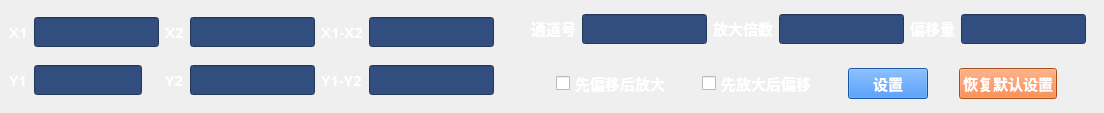
       <widget class="QFrame" name="horizontalFrame_2">
        <property name="sizePolicy">
         <sizepolicy hsizetype="Ignored" vsizetype="Ignored">
          <horstretch>0</horstretch>
          <verstretch>0</verstretch>
         </sizepolicy>
        </property>
        <layout class="QHBoxLayout" name="horizontalLayout_2" stretch="3,4">
         <property name="spacing">
          <number>10</number>
         </property>
         <property name="leftMargin">
          <number>0</number>
         </property>
         <property name="topMargin">
          <number>0</number>
         </property>
         <property name="rightMargin">
          <number>0</number>
         </property>
         <property name="bottomMargin">
          <number>0</number>
         </property>
         <item>
          <widget class="QFrame" name="gridFrame">
           <layout class="QGridLayout" name="gridLayout">
            <property name="topMargin">
             <number>5</number>
            </property>
            <property name="bottomMargin">
             <number>5</number>
            </property>
            <item row="1" column="1">
             <widget class="QLineEdit" name="lineEdit_5">
              <property name="sizePolicy">
               <sizepolicy hsizetype="Fixed" vsizetype="Fixed">
                <horstretch>0</horstretch>
                <verstretch>0</verstretch>
               </sizepolicy>
              </property>
              <property name="minimumSize">
               <size>
                <width>0</width>
                <height>30</height>
               </size>
              </property>
              <property name="styleSheet">
               <string>color: rgb(255, 255, 255);
background-color: rgb(50, 78, 126);</string>
              </property>
             </widget>
            </item>
            <item row="0" column="4">
             <widget class="QLabel" name="label_4">
              <property name="sizePolicy">
               <sizepolicy hsizetype="Fixed" vsizetype="Fixed">
                <horstretch>0</horstretch>
                <verstretch>0</verstretch>
               </sizepolicy>
              </property>
              <property name="font">
               <font>
                <family>Adobe 黑体 Std R</family>
                <pointsize>11</pointsize>
                <weight>75</weight>
                <bold>true</bold>
               </font>
              </property>
              <property name="styleSheet">
               <string notr="true">color: rgb(255, 255, 255);</string>
              </property>
              <property name="text">
               <string>X1-X2</string>
              </property>
             </widget>
            </item>
            <item row="1" column="5">
             <widget class="QLineEdit" name="lineEdit_7">
              <property name="sizePolicy">
               <sizepolicy hsizetype="Fixed" vsizetype="Fixed">
                <horstretch>0</horstretch>
                <verstretch>0</verstretch>
               </sizepolicy>
              </property>
              <property name="minimumSize">
               <size>
                <width>0</width>
                <height>30</height>
               </size>
              </property>
              <property name="font">
               <font>
                <family>Adobe 黑体 Std R</family>
                <weight>75</weight>
                <bold>true</bold>
               </font>
              </property>
              <property name="styleSheet">
               <string notr="true">color: rgb(255, 255, 255);
background-color: rgb(50, 78, 126);</string>
              </property>
             </widget>
            </item>
            <item row="0" column="2">
             <widget class="QLabel" name="label_3">
              <property name="sizePolicy">
               <sizepolicy hsizetype="Fixed" vsizetype="Fixed">
                <horstretch>0</horstretch>
                <verstretch>0</verstretch>
               </sizepolicy>
              </property>
              <property name="font">
               <font>
                <family>Adobe 黑体 Std R</family>
                <pointsize>11</pointsize>
                <weight>75</weight>
                <bold>true</bold>
               </font>
              </property>
              <property name="styleSheet">
               <string notr="true">color: rgb(255, 255, 255);</string>
              </property>
              <property name="text">
               <string>X2</string>
              </property>
             </widget>
            </item>
            <item row="1" column="3">
             <widget class="QLineEdit" name="lineEdit_6">
              <property name="sizePolicy">
               <sizepolicy hsizetype="Fixed" vsizetype="Fixed">
                <horstretch>0</horstretch>
                <verstretch>0</verstretch>
               </sizepolicy>
              </property>
              <property name="minimumSize">
               <size>
                <width>0</width>
                <height>30</height>
               </size>
              </property>
              <property name="font">
               <font>
                <family>Adobe 黑体 Std R</family>
                <weight>75</weight>
                <bold>true</bold>
               </font>
              </property>
              <property name="styleSheet">
               <string notr="true">color: rgb(255, 255, 255);
background-color: rgb(50, 78, 126);</string>
              </property>
             </widget>
            </item>
            <item row="1" column="2">
             <widget class="QLabel" name="label_6">
              <property name="font">
               <font>
                <family>Adobe 黑体 Std R</family>
                <pointsize>11</pointsize>
                <weight>75</weight>
                <bold>true</bold>
               </font>
              </property>
              <property name="styleSheet">
               <string notr="true">color: rgb(255, 255, 255);</string>
              </property>
              <property name="text">
               <string>Y2</string>
              </property>
             </widget>
            </item>
            <item row="0" column="1">
             <widget class="QLineEdit" name="lineEdit_2">
              <property name="sizePolicy">
               <sizepolicy hsizetype="Fixed" vsizetype="Fixed">
                <horstretch>0</horstretch>
                <verstretch>0</verstretch>
               </sizepolicy>
              </property>
              <property name="minimumSize">
               <size>
                <width>0</width>
                <height>30</height>
               </size>
              </property>
              <property name="font">
               <font>
                <family>Adobe 黑体 Std R</family>
                <weight>75</weight>
                <bold>true</bold>
               </font>
              </property>
              <property name="styleSheet">
               <string notr="true">color: rgb(255, 255, 255);
background-color: rgb(50, 78, 126);</string>
              </property>
             </widget>
            </item>
            <item row="1" column="4">
             <widget class="QLabel" name="label_7">
              <property name="font">
               <font>
                <family>Adobe 黑体 Std R</family>
                <pointsize>11</pointsize>
                <weight>75</weight>
                <bold>true</bold>
               </font>
              </property>
              <property name="styleSheet">
               <string notr="true">color: rgb(255, 255, 255);</string>
              </property>
              <property name="text">
               <string>Y1-Y2</string>
              </property>
             </widget>
            </item>
            <item row="0" column="5">
             <widget class="QLineEdit" name="lineEdit_4">
              <property name="sizePolicy">
               <sizepolicy hsizetype="Fixed" vsizetype="Fixed">
                <horstretch>0</horstretch>
                <verstretch>0</verstretch>
               </sizepolicy>
              </property>
              <property name="minimumSize">
               <size>
                <width>0</width>
                <height>30</height>
               </size>
              </property>
              <property name="font">
               <font>
                <family>Adobe 黑体 Std R</family>
                <weight>75</weight>
                <bold>true</bold>
               </font>
              </property>
              <property name="styleSheet">
               <string notr="true">color: rgb(255, 255, 255);
background-color: rgb(50, 78, 126);</string>
              </property>
             </widget>
            </item>
            <item row="0" column="0">
             <widget class="QLabel" name="label_2">
              <property name="sizePolicy">
               <sizepolicy hsizetype="Fixed" vsizetype="Fixed">
                <horstretch>0</horstretch>
                <verstretch>0</verstretch>
               </sizepolicy>
              </property>
              <property name="font">
               <font>
                <family>Adobe 黑体 Std R</family>
                <pointsize>11</pointsize>
                <weight>75</weight>
                <bold>true</bold>
               </font>
              </property>
              <property name="styleSheet">
               <string notr="true">color: rgb(255, 255, 255);</string>
              </property>
              <property name="text">
               <string>X1</string>
              </property>
             </widget>
            </item>
            <item row="0" column="3">
             <widget class="QLineEdit" name="lineEdit_3">
              <property name="sizePolicy">
               <sizepolicy hsizetype="Fixed" vsizetype="Fixed">
                <horstretch>0</horstretch>
                <verstretch>0</verstretch>
               </sizepolicy>
              </property>
              <property name="minimumSize">
               <size>
                <width>0</width>
                <height>30</height>
               </size>
              </property>
              <property name="font">
               <font>
                <family>Adobe 黑体 Std R</family>
                <weight>75</weight>
                <bold>true</bold>
               </font>
              </property>
              <property name="styleSheet">
               <string notr="true">color: rgb(255, 255, 255);
background-color: rgb(50, 78, 126);</string>
              </property>
             </widget>
            </item>
            <item row="1" column="0">
             <widget class="QLabel" name="label_5">
              <property name="font">
               <font>
                <family>Adobe 黑体 Std R</family>
                <pointsize>11</pointsize>
                <weight>75</weight>
                <bold>true</bold>
               </font>
              </property>
              <property name="styleSheet">
               <string notr="true">color: rgb(255, 255, 255);</string>
              </property>
              <property name="text">
               <string>Y1</string>
              </property>
             </widget>
            </item>
           </layout>
          </widget>
         </item>
         <item>
          <widget class="QFrame" name="verticalFrame_3">
           <layout class="QVBoxLayout" name="verticalLayout_3" stretch="0,0">
            <property name="topMargin">
             <number>5</number>
            </property>
            <property name="bottomMargin">
             <number>5</number>
            </property>
            <item>
             <widget class="QFrame" name="horizontalFrame_9">
              <layout class="QHBoxLayout" name="horizontalLayout_8">
               <item>
                <widget class="QLabel" name="label_8">
                 <property name="sizePolicy">
                  <sizepolicy hsizetype="Fixed" vsizetype="Fixed">
                   <horstretch>0</horstretch>
                   <verstretch>0</verstretch>
                  </sizepolicy>
                 </property>
                 <property name="font">
                  <font>
                   <family>Adobe 黑体 Std R</family>
                   <pointsize>11</pointsize>
                   <weight>75</weight>
                   <bold>true</bold>
                  </font>
                 </property>
                 <property name="styleSheet">
                  <string notr="true">color: rgb(255, 255, 255);</string>
                 </property>
                 <property name="text">
                  <string>通道号</string>
                 </property>
                </widget>
               </item>
               <item>
                <widget class="QLineEdit" name="lineEdit_8">
                 <property name="sizePolicy">
                  <sizepolicy hsizetype="Fixed" vsizetype="Fixed">
                   <horstretch>0</horstretch>
                   <verstretch>0</verstretch>
                  </sizepolicy>
                 </property>
                 <property name="minimumSize">
                  <size>
                   <width>0</width>
                   <height>30</height>
                  </size>
                 </property>
                 <property name="font">
                  <font>
                   <family>Adobe 黑体 Std R</family>
                   <weight>75</weight>
                   <bold>true</bold>
                  </font>
                 </property>
                 <property name="styleSheet">
                  <string notr="true">color: rgb(255, 255, 255);
background-color: rgb(50, 78, 126);</string>
                 </property>
                </widget>
               </item>
               <item>
                <widget class="QLabel" name="label_9">
                 <property name="sizePolicy">
                  <sizepolicy hsizetype="Fixed" vsizetype="Fixed">
                   <horstretch>0</horstretch>
                   <verstretch>0</verstretch>
                  </sizepolicy>
                 </property>
                 <property name="font">
                  <font>
                   <family>Adobe 黑体 Std R</family>
                   <pointsize>11</pointsize>
                   <weight>75</weight>
                   <bold>true</bold>
                  </font>
                 </property>
                 <property name="styleSheet">
                  <string notr="true">color: rgb(255, 255, 255);</string>
                 </property>
                 <property name="text">
                  <string>放大倍数</string>
                 </property>
                </widget>
               </item>
               <item>
                <widget class="QLineEdit" name="lineEdit_9">
                 <property name="sizePolicy">
                  <sizepolicy hsizetype="Fixed" vsizetype="Fixed">
                   <horstretch>0</horstretch>
                   <verstretch>0</verstretch>
                  </sizepolicy>
                 </property>
                 <property name="minimumSize">
                  <size>
                   <width>0</width>
                   <height>30</height>
                  </size>
                 </property>
                 <property name="font">
                  <font>
                   <family>Adobe 黑体 Std R</family>
                   <weight>75</weight>
                   <bold>true</bold>
                  </font>
                 </property>
                 <property name="styleSheet">
                  <string notr="true">color: rgb(255, 255, 255);
background-color: rgb(50, 78, 126);</string>
                 </property>
                </widget>
               </item>
               <item>
                <widget class="QLabel" name="label_10">
                 <property name="sizePolicy">
                  <sizepolicy hsizetype="Fixed" vsizetype="Fixed">
                   <horstretch>0</horstretch>
                   <verstretch>0</verstretch>
                  </sizepolicy>
                 </property>
                 <property name="font">
                  <font>
                   <family>Adobe 黑体 Std R</family>
                   <pointsize>11</pointsize>
                   <weight>75</weight>
                   <bold>true</bold>
                  </font>
                 </property>
                 <property name="styleSheet">
                  <string notr="true">color: rgb(255, 255, 255);</string>
                 </property>
                 <property name="text">
                  <string>偏移量</string>
                 </property>
                </widget>
               </item>
               <item>
                <widget class="QLineEdit" name="lineEdit_10">
                 <property name="sizePolicy">
                  <sizepolicy hsizetype="Fixed" vsizetype="Fixed">
                   <horstretch>0</horstretch>
                   <verstretch>0</verstretch>
                  </sizepolicy>
                 </property>
                 <property name="minimumSize">
                  <size>
                   <width>0</width>
                   <height>30</height>
                  </size>
                 </property>
                 <property name="font">
                  <font>
                   <family>Adobe 黑体 Std R</family>
                   <weight>75</weight>
                   <bold>true</bold>
                  </font>
                 </property>
                 <property name="styleSheet">
                  <string notr="true">color: rgb(255, 255, 255);
background-color: rgb(50, 78, 126);</string>
                 </property>
                </widget>
               </item>
              </layout>
             </widget>
            </item>
            <item>
             <widget class="QFrame" name="horizontalFrame_6">
              <layout class="QHBoxLayout" name="horizontalLayout_9">
               <item>
                <widget class="QCheckBox" name="checkBox">
                 <property name="sizePolicy">
                  <sizepolicy hsizetype="Fixed" vsizetype="Fixed">
                   <horstretch>0</horstretch>
                   <verstretch>0</verstretch>
                  </sizepolicy>
                 </property>
                 <property name="font">
                  <font>
                   <family>Adobe 黑体 Std R</family>
                   <pointsize>11</pointsize>
                   <weight>75</weight>
                   <bold>true</bold>
                  </font>
                 </property>
                 <property name="styleSheet">
                  <string notr="true">color: rgb(255, 255, 255);</string>
                 </property>
                 <property name="text">
                  <string>先偏移后放大</string>
                 </property>
                </widget>
               </item>
               <item>
                <widget class="QCheckBox" name="checkBox_2">
                 <property name="sizePolicy">
                  <sizepolicy hsizetype="Fixed" vsizetype="Fixed">
                   <horstretch>0</horstretch>
                   <verstretch>0</verstretch>
                  </sizepolicy>
                 </property>
                 <property name="font">
                  <font>
                   <family>Adobe 黑体 Std R</family>
                   <pointsize>11</pointsize>
                   <weight>75</weight>
                   <bold>true</bold>
                  </font>
                 </property>
                 <property name="styleSheet">
                  <string notr="true">color: rgb(255, 255, 255);</string>
                 </property>
                 <property name="text">
                  <string>先放大后偏移</string>
                 </property>
                </widget>
               </item>
               <item>
                <widget class="QPushButton" name="pushButton_3">
                 <property name="sizePolicy">
                  <sizepolicy hsizetype="Fixed" vsizetype="Fixed">
                   <horstretch>0</horstretch>
                   <verstretch>0</verstretch>
                  </sizepolicy>
                 </property>
                 <property name="font">
                  <font>
                   <family>Adobe 黑体 Std R</family>
                   <pointsize>11</pointsize>
                   <weight>75</weight>
                   <bold>true</bold>
                  </font>
                 </property>
                 <property name="styleSheet">
                  <string notr="true">color: rgb(255, 255, 255);
background-color: rgb(32, 122, 232);</string>
                 </property>
                 <property name="text">
                  <string>设置</string>
                 </property>
                </widget>
               </item>
               <item>
                <widget class="QPushButton" name="pushButton_4">
                 <property name="sizePolicy">
                  <sizepolicy hsizetype="Fixed" vsizetype="Fixed">
                   <horstretch>0</horstretch>
                   <verstretch>0</verstretch>
                  </sizepolicy>
                 </property>
                 <property name="font">
                  <font>
                   <family>Adobe 黑体 Std R</family>
                   <pointsize>11</pointsize>
                   <weight>75</weight>
                   <bold>true</bold>
                  </font>
                 </property>
                 <property name="styleSheet">
                  <string notr="true">color: rgb(255, 255, 255);
background-color: rgb(240, 110, 35);</string>
                 </property>
                 <property name="text">
                  <string>恢复默认设置</string>
                 </property>
                </widget>
               </item>
              </layout>
             </widget>
            </item>
           </layout>
          </widget>
         </item>
        </layout>
       </widget>
